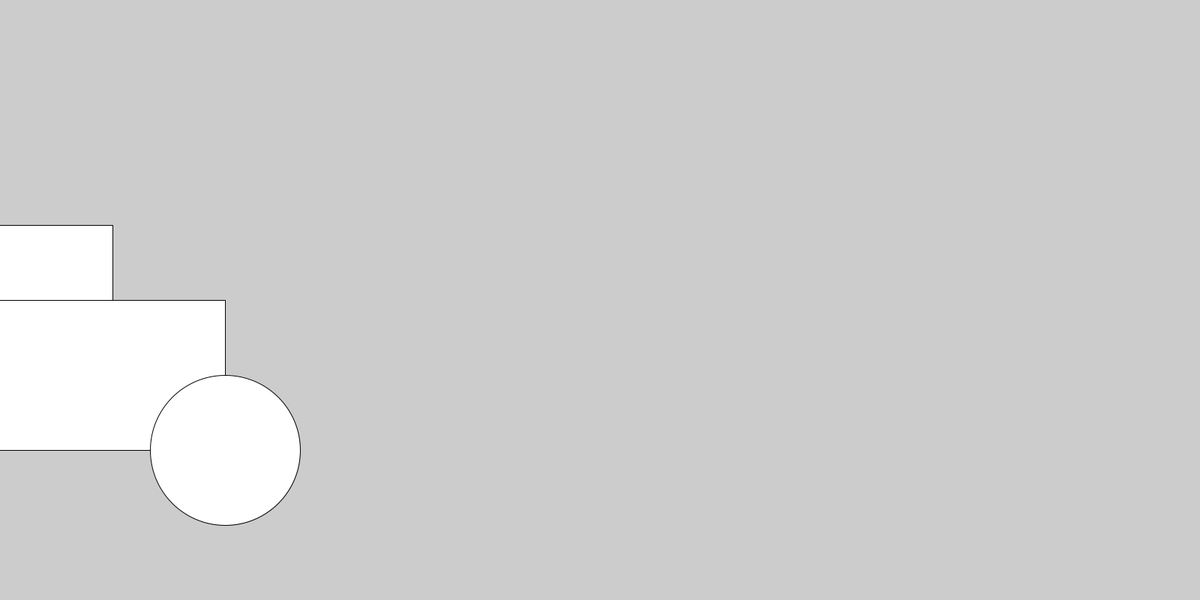
Frame 1 (no input)
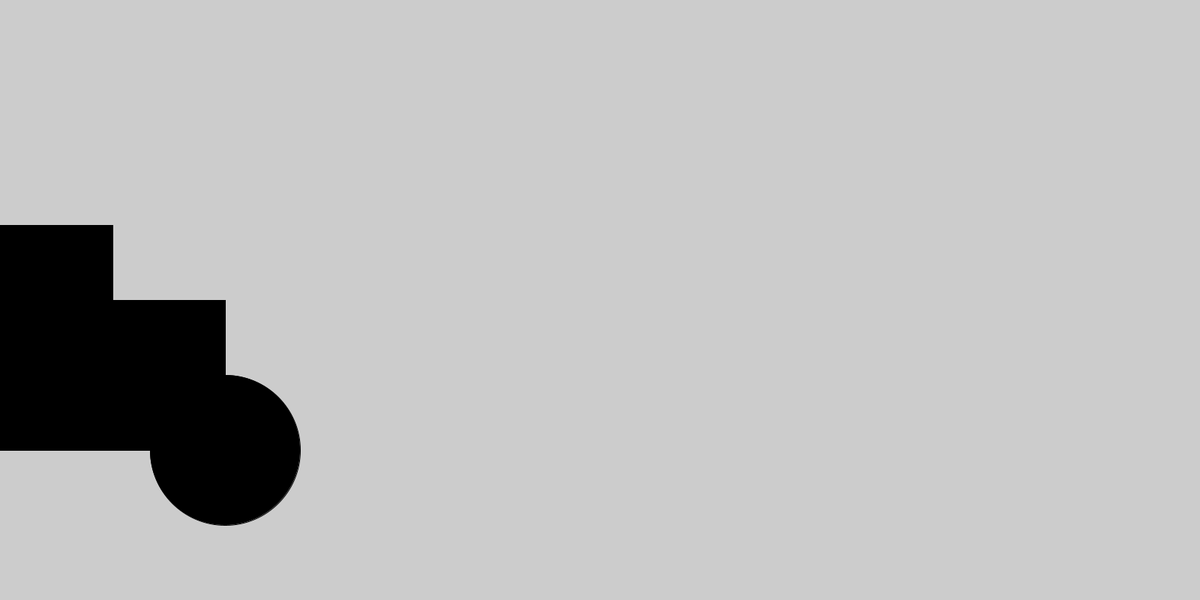
Frame 60 (the mouse pressed at the canvas centre just before this capture)
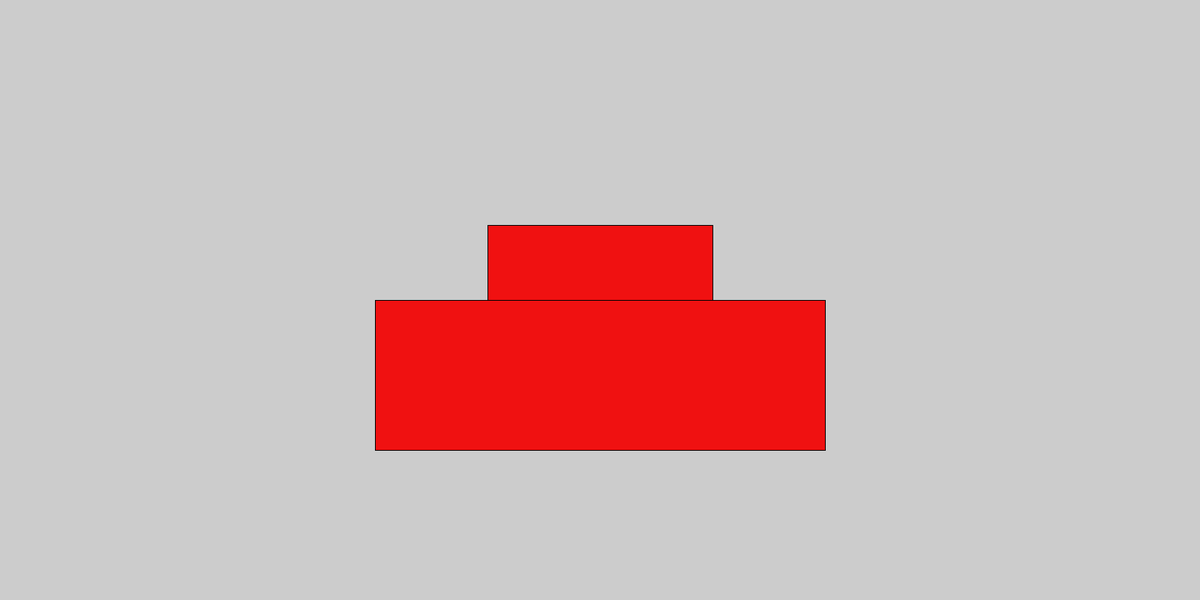
Frame 120 (the mouse held since frame 60 and released just before this capture)

The Processing sketch that drew these frames (run headless with seeded random() and noise(); from frame 60 on, the mouse is pressed at the canvas centre):

// Processing sketch: processing_101933
// ── processing_101933.pde

int rheight=200;
int rwidth=600;
int rheight2=100;
int rwidth2=300;
int radius=100;

void setup() {
  size(1600, 800);
  smooth();
  ellipseMode(RADIUS);
}

void draw(){
  background(204);
  int targetX = mouseX;
  rect(targetX -rwidth/2, 400, rwidth, rheight);
  rect(targetX-rwidth2/2, 400-rheight/2, rwidth2, rheight2);
  ellipse(targetX-rwidth/2, 400+rheight, radius, radius);
  ellipse(targetX+rwidth/2, 400+rheight, radius, radius);
  if (mousePressed){
    background(204);
    fill(240, 17, 17);
    rect(targetX -rwidth/2, 400, rwidth, rheight);
    rect(targetX-rwidth2/2, 400-rheight/2, rwidth2, rheight2);
  }else {
    fill (0);
  }
}
